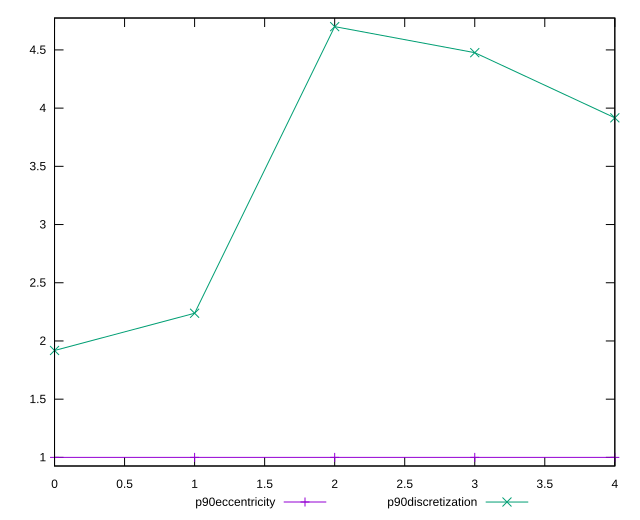

gnuplot code for this plot:
reset

$p90Eccentricity <<EOF
0 1
1 0.9999999999999999
2 1.0000000000000022
3 1.0000000000000033
4 0.9999999999999988
EOF

$p90Discretization <<EOF
0 1.9183673469387754
1 2.238095238095238
2 4.7
3 4.476190476190476
4 3.9166666666666665
EOF

set key outside below
set xrange [0:4]
set yrange [0.9259999999999987:4.774]
set trange [0.9259999999999987:4.774]
set terminal svg size 640, 520 enhanced background rgb 'white'
set output "report_00020_2021-02-19T21:17:38.612Z2/uses-rel-preload/progression/eccentricity.svg"

plot $p90Eccentricity title "p90eccentricity" with linespoints, \
     $p90Discretization title "p90discretization" with linespoints

reset
